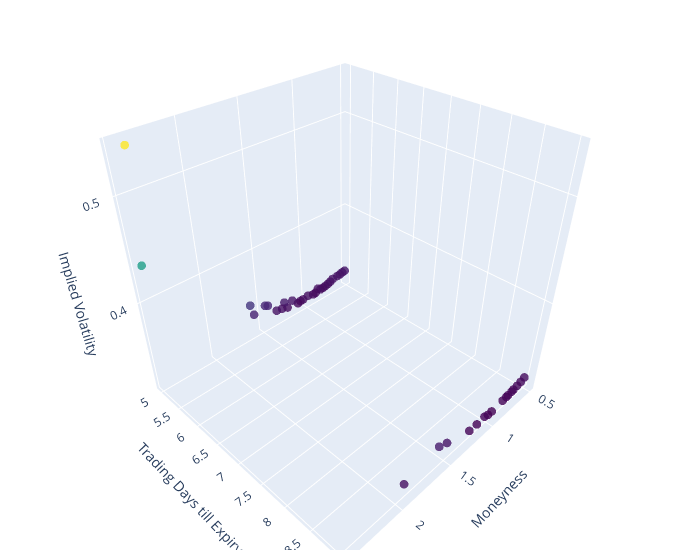

This figure's notebook cell:
### Code cell
import pandas as pd
import plotly.graph_objects as go

# Create a copy of pd_merged
pd_merged_copy = pd_merged.copy()

# Convert the string to a pandas Timestamp
date = pd.Timestamp('2019-01-11')

# Use the copy for the filtering
pd_merged_2 = pd_merged_copy[(pd_merged_copy["trading_days_till_exp"] <= 10) & (pd_merged_copy["m_category"] == "m>0.5") & (pd_merged_copy['cp_flag'] == 'P')]
# Filter the DataFrame for the 'NVDA' ticker and the specific date
df_nvda = pd_merged_2[(pd_merged_2['Ticker'] == 'AMZN') & (pd_merged_2['date'] == date)]

# Create a 3D scatter plot
fig = go.Figure(data=[go.Scatter3d(
    x=df_nvda['moneyness'],
    y=df_nvda['trading_days_till_exp'],
    z=df_nvda['impl_volatility'],
    mode='markers',
    marker=dict(
        size=3,
        color=df_nvda['impl_volatility'],  # set color to an array/list of desired values
        colorscale='Viridis',   # choose a colorscale
        opacity=0.8
    )
)])

# Set labels
fig.update_layout(scene = dict(
                    xaxis_title='Moneyness',
                    yaxis_title='Trading Days till Expiry',
                    zaxis_title='Implied Volatility'),
                    width=700,
                    margin=dict(r=20, b=10, l=10, t=10))

fig.show()

### Figure 1 — Plotly figure (JSON) as saved in the notebook; plotly's stock layout.template omitted (floating-point values rounded to 4 significant figures)
{"data": [{"marker": {"color": [0.3106, 0.3094, 0.3093, 0.3111, 0.31, 0.3105, 0.3218, 0.3261, 0.3112, 0.3161, 0.3144, 0.3133, 0.3125, 0.312, 0.3113, 0.3182, 0.3166, 0.3161, 0.3157, 0.3187, 0.315, 0.3147, 0.3174, 0.3157, 0.3155, 0.3145, 0.3219, 0.3167, 0.3168, 0.3186, 0.3225, 0.322, 0.3211, 0.3208, 0.3204, 0.3251, 0.3191, 0.539, 0.4382, 0.3204, 0.3324, 0.3343, 0.3309, 0.344], "colorscale": [[0, "#440154"], [0.1111, "#482878"], [0.2222, "#3e4989"], [0.3333, "#31688e"], [0.4444, "#26828e"], [0.5556, "#1f9e89"], [0.6667, "#35b779"], [0.7778, "#6ece58"], [0.8889, "#b5de2b"], [1, "#fde725"]], "opacity": 0.8, "size": 3}, "mode": "markers", "type": "scatter3d", "x": [0.7954, 0.9352, 0.9815, 1.028, 1.12, 1.211, 1.482, 1.572, 0.7485, 0.5122, 0.5597, 0.6071, 0.6544, 0.678, 0.7251, 1.925, 0.7687, 0.7996, 0.8304, 0.8611, 0.8919, 0.9225, 0.7378, 1.045, 1.075, 1.106, 1.166, 1.227, 0.9838, 0.7068, 0.5202, 0.5514, 0.5826, 0.6137, 0.6758, 1.257, 1.287, 2.402, 2.459, 1.347, 1.437, 1.467, 1.586, 1.616], "y": [9, 9, 9, 9, 9, 9, 9, 9, 9, 9, 9, 9, 9, 9, 9, 9, 5, 5, 5, 5, 5, 5, 5, 5, 5, 5, 5, 5, 5, 5, 5, 5, 5, 5, 5, 5, 5, 5, 5, 5, 5, 5, 5, 5], "z": [0.3106, 0.3094, 0.3093, 0.3111, 0.31, 0.3105, 0.3218, 0.3261, 0.3112, 0.3161, 0.3144, 0.3133, 0.3125, 0.312, 0.3113, 0.3182, 0.3166, 0.3161, 0.3157, 0.3187, 0.315, 0.3147, 0.3174, 0.3157, 0.3155, 0.3145, 0.3219, 0.3167, 0.3168, 0.3186, 0.3225, 0.322, 0.3211, 0.3208, 0.3204, 0.3251, 0.3191, 0.539, 0.4382, 0.3204, 0.3324, 0.3343, 0.3309, 0.344]}], "layout": {"margin": {"b": 10, "l": 10, "r": 20, "t": 10}, "scene": {"xaxis": {"title": {"text": "Moneyness"}}, "yaxis": {"title": {"text": "Trading Days till Expiry"}}, "zaxis": {"title": {"text": "Implied Volatility"}}}, "width": 700}}
